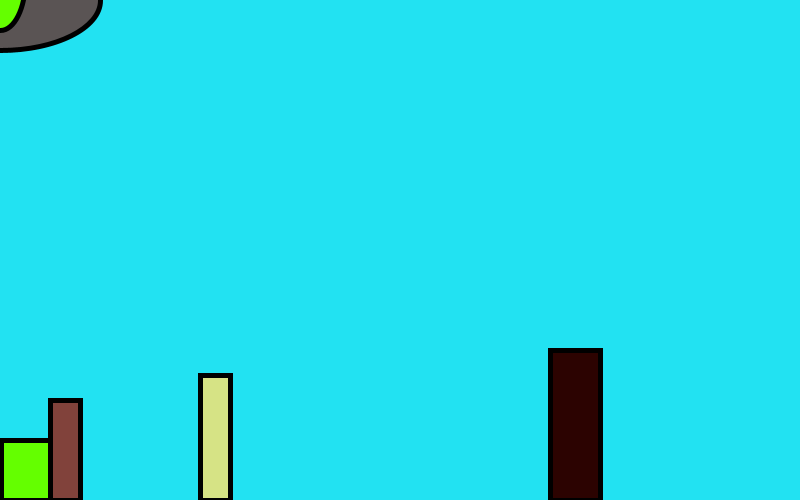
Frame 1 (no input)
Frame 60 (the mouse pressed at the canvas centre just before this capture): identical to frame 1, image omitted
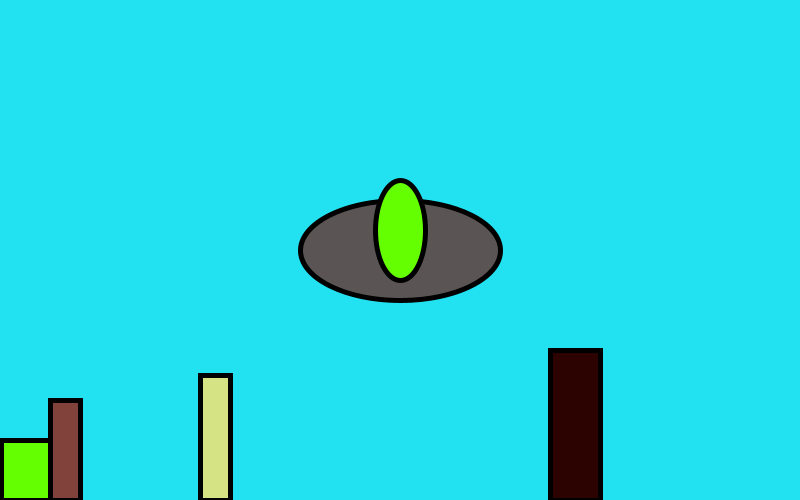
Frame 120 (the mouse held since frame 60 and released just before this capture)

The Processing sketch that drew these frames (run headless with seeded random() and noise(); from frame 60 on, the mouse is pressed at the canvas centre):

// Processing sketch: processing_148293
// ── processing_148293.pde

void setup()
{
size(800,500); 
background(34,226,242); 
quad(1,440,50,440,50,500,1,500); 
fill(129,66,59);
quad(50,400,80,400,80,500,50,500); 
fill(214,227,133);
quad(200,375,230,375,230,500,200,500); 
fill(44,3,1);
quad(550,350,600,350,600,500,550,500); 
fill(155,156,160);

}
void draw()
{
background(34,226,242);
fill(90,84,84);
strokeWeight(5);
stroke(0);
ellipse(mouseX,mouseY, 200,100);  
fill(100,255,0);
ellipse(mouseX,mouseY-20,50,100);
quad(1,440,50,440,50,500,1,500); 
fill(129,66,59);
quad(50,400,80,400,80,500,50,500); 
fill(214,227,133);
quad(200,375,230,375,230,500,200,500);  
fill(44,3,1);
quad(550,350,600,350,600,500,550,500); 
fill(155,156,160);
} 
void mousePressed() 
{ 
  strokeWeight(10);
  stroke(0,255,0);
  line(random(600),700,mouseX,mouseY+55); 
} 
